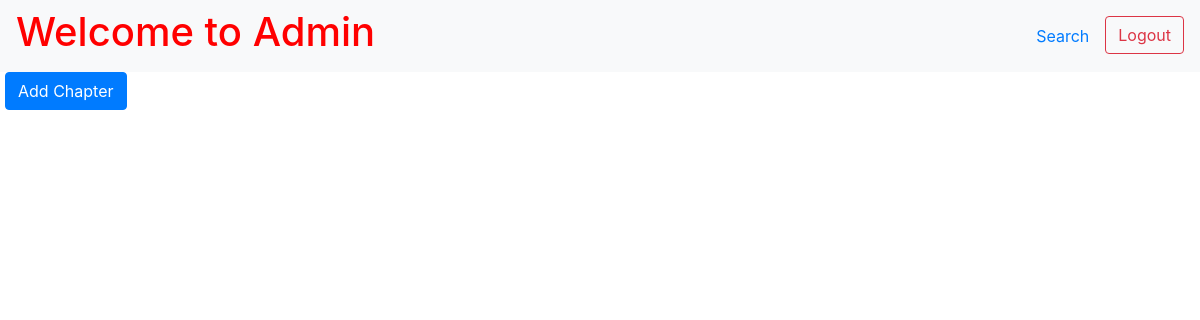
Before: /admin/dashboard with the older database file.
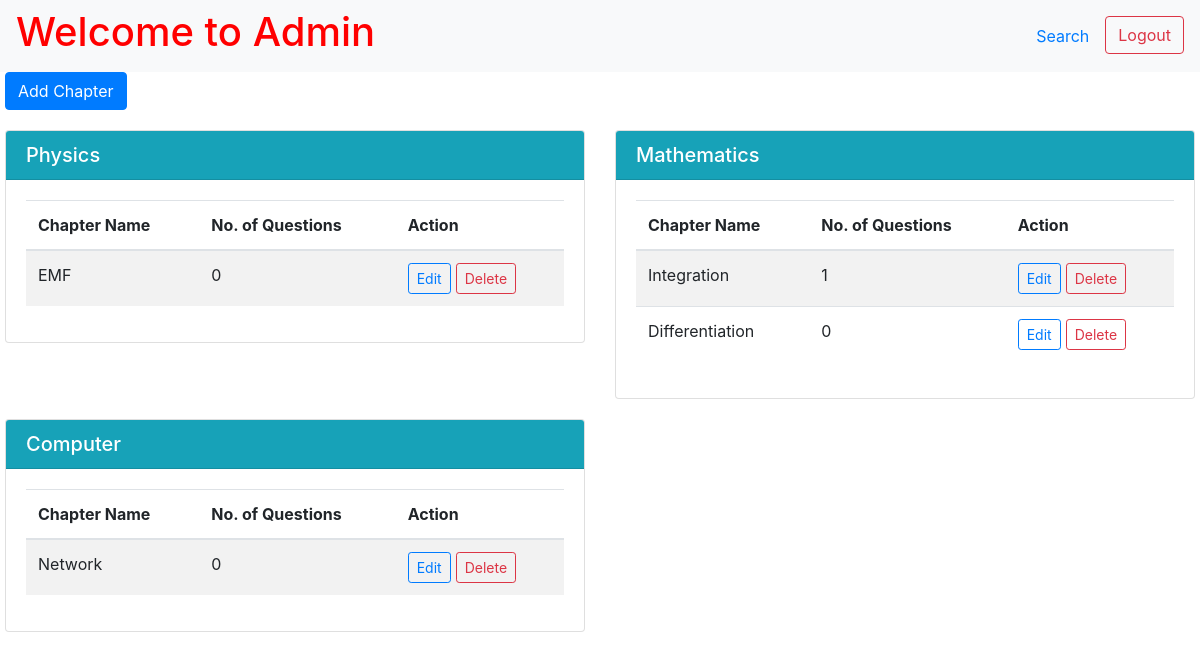
After: the same page with the newer database file.
### app.py (models this page shows)
class Subject(db.Model):
    id = db.Column(db.Integer, primary_key=True)
    name = db.Column(db.String(255), nullable=False)
    description = db.Column(db.String())
    chapter = db.relationship('Chapter', backref='subject')

class Chapter(db.Model):
    id = db.Column(db.Integer, primary_key=True)
    subject_id = db.Column(db.Integer, db.ForeignKey("subject.id"), nullable=False)
    name = db.Column(db.String(255), nullable=False)
    description = db.Column(db.String())
    quiz = db.relationship('Quiz', backref="chapter")
    question = db.relationship('Chapterwisequestion', backref='chapter')

### app.py (the view)
@app.route("/admin/dashboard")
def admin():
    subjects = Subject.query.all()
    subject_data = []
    for subject in subjects:
        chapters = Chapter.query.filter_by(subject_id=subject.id).all()
        chapter_with_count = [
            {
                "id": chapter.id,
                "name": chapter.name,
                "number_of_questions": Chapterwisequestion.query.filter_by(chapter_id=chapter.id).count()
            }
            for chapter in chapters
        ]
        subject_data.append({
            "id": subject.id,
            "name": subject.name,
            "chapters": chapter_with_count
        })
    return render_template("admin.html", subjects=subject_data)

### templates/admin.html (shortened to what this page needs)
{% extends 'base.html' %}
{% block content %}
<div class="page-wrapper">
    <nav class="navbar navbar-expand-lg navbar-light bg-light">
        <a href="/admin/dashboard" style="text-decoration: none; color: red;">
            <h1>Welcome to Admin</h1>
        </a>
        <ul class="nav ml-auto">
            <li class="nav-item">
                <a class="nav-link" href="/admin/search">Search</a>
            </li>
            <li>
                <form action="/logout" class="d-inline">
                    <button type="submit" class="btn btn-outline-danger">Logout</button>
                </form>
            </li>
        </ul>
    </nav>
    <div class="container-custom">
        <div>
            <button class="btn btn-primary">Add Chapter</button>
        </div>
        <div class="subjects-container row">
            {% for subject in subjects %}
            <div class="col-md-6 subject-card">
                <div class="card">
                    <div class="card-header bg-info text-white">
                        <h5 class="card-title m-0">{{ subject.name }}</h5>
                    </div>
                    <div class="card-body">
                        <table class="table table-striped">
                            <thead>
                                <tr>
                                    <th>Chapter Name</th>
                                    <th>No. of Questions</th>
                                    <th>Action</th>
                                </tr>
                            </thead>
                            <tbody>
                                {% for chapter in subject.chapters %}
                                <tr>
                                    <td>{{ chapter.name }}</td>
                                    <td>{{ chapter.number_of_questions }}</td>
                                    <td>
                                        <div class="d-flex align-items-center">
                                            <button type="button" class="btn btn-outline-primary btn-sm me-2 edit_button" data-toggle="modal" data-target="#editChapter{{ chapter.id }}">
                                                Edit
                                            </button>
                                            <form action="" method="post" onsubmit="return confirm('Are you sure you want to delete this chapter?');" class="mb-0">
                                                <button class="btn btn-outline-danger btn-sm" type="submit">Delete</button>
                                            </form>
                                        </div>
                                    </td>
                                </tr>
                                {% endfor %}
                            </tbody>
                        </table>
                    </div>
                </div>
            </div>
            {% endfor %}
        </div>
    </div>
</div>
{% endblock %}

### templates/base.html (shortened to what this page needs)
<!DOCTYPE html>
<html lang="en">
<head>
    <link rel="stylesheet" href="https://stackpath.bootstrapcdn.com/bootstrap/4.5.2/css/bootstrap.min.css">
</head>
<body>
    <div>
        {% block content %}{% endblock %}
    </div>
</body>
</html>

### templates/admin.html (style rules this page uses)
.container-custom { max-width: 1200px; padding-left: 5px; padding-right: 5px; margin: 0 auto; }
.subjects-container { margin-top: 20px; }
.subject-card { margin-bottom: 20px; }
.edit_button { margin-right: 5px; }

Changed rows visible on the page:
added Subject: name "Physics"
added Chapter: name "EMF", number_of_questions "0", shown under "Physics"
added Subject: name "Mathematics"
added Chapter: name "Integration", number_of_questions "1", shown under "Mathematics"
added Chapter: name "Differentiation", number_of_questions "0", shown under "Mathematics"
added Subject: name "Computer"
added Chapter: name "Network", number_of_questions "0", shown under "Computer"
